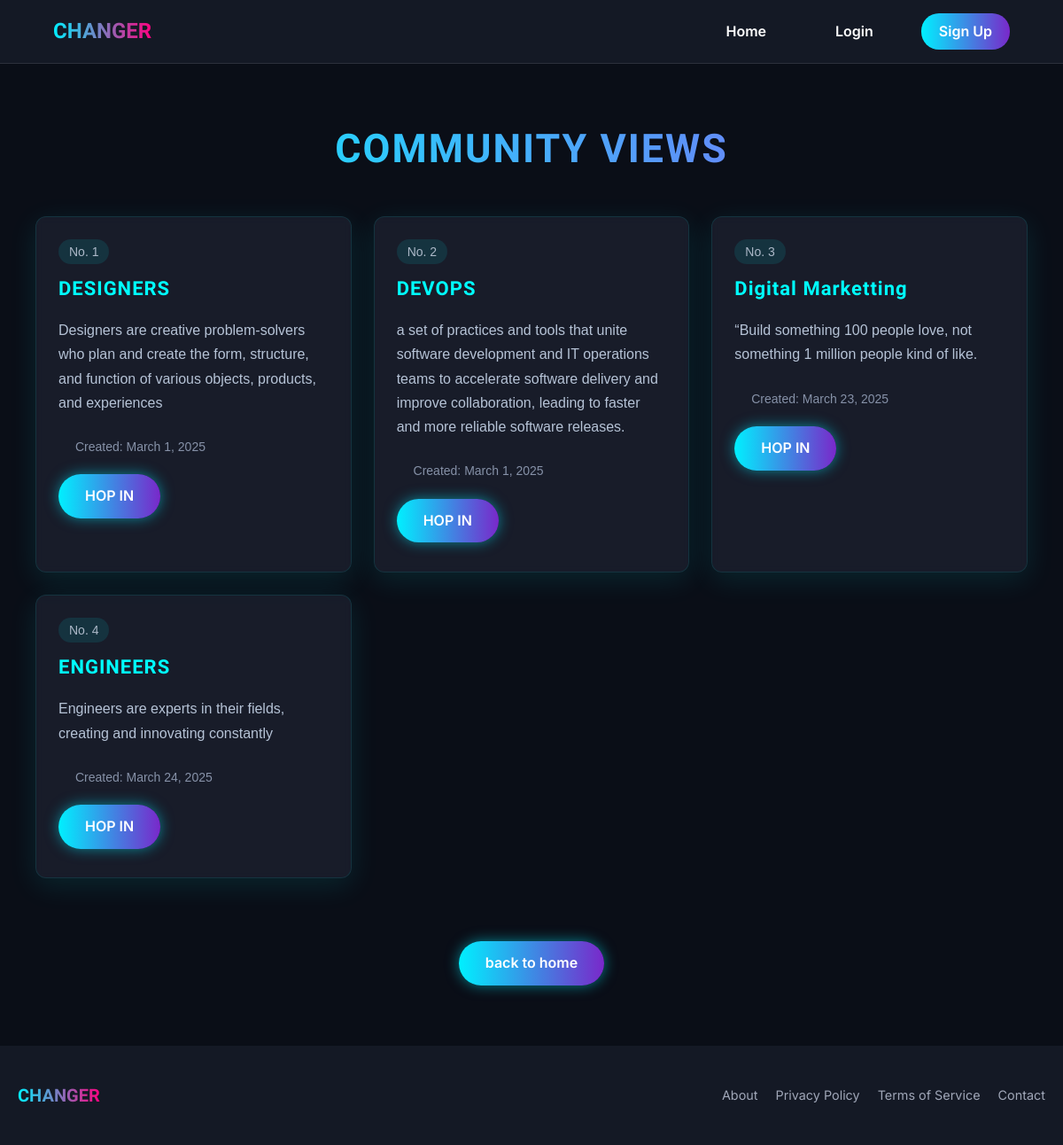
The app's page /User/communityView/ with its own data.
### Admin/models.py (models this page shows)
class tbl_community(models.Model):
    community_name=models.CharField(max_length=30)
    community_discription=models.CharField(max_length=30)
    community_Date=models.DateField(auto_now_add=True)
    community_status=models.IntegerField(default=0)

### User/views.py (the view)
# urls.py: path('communityView/',views.communityView,name='communityView'),
def communityView(request):
    data=tbl_community.objects.all()
    return render(request, 'User/communityView.html',{'data':data})

### User/Templates/User/communityView.html (shortened to what this page needs)
{% extends 'base.html' %}
{% load static %}
{% block content %}
<div class="container">
    <h1>Community Views</h1>
    <form method="POST">
        <div class="community-grid">
            {% for i in data %}
            <div class="community-card">
                <div class="card-number">No. {{ forloop.counter }}</div>
                <h2 class="card-title">{{ i.community_name }}</h2>
                <p class="card-description">{{ i.community_discription }}</p>
                <div class="card-date">Created: {{ i.community_Date }}</div>
                <a href="{% url 'User:communitychatpage' i.id %}" class="cta-button primary">HOP IN</a>
            </div>
            {% endfor %}
        </div>
    </form>
    <br>
    <br>
    <div style="text-align:center; margin-top: 20px;">
    <a href="{% url 'User:homepage' %}" class="cta-button primary" style="text-decoration: none; color: white; display: inline-block;">back to home</a>
</div>
</div>
{% endblock %}

### templates/base.html (style rules this page uses)
:root { --bg-primary: #0a0e17; --bg-secondary: #141925; --bg-tertiary: #1e2433; --text-primary: #ffffff; --text-secondary: #a0a7b8; --text-tertiary: #6b7280; --accent-primary: #00f0ff; --accent-secondary: #7928ca; --accent-tertiary: #ff0080; --glow-primary: rgba(0, 240, 255, 0.5); --glow-secondary: rgba(121, 40, 202, 0.5); --glow-tertiary: rgba(255, 0, 128, 0.5); --transition-speed: 0.3s; }
* { margin: 0; padding: 0; box-sizing: border-box; }
body { font-family: 'Inter', sans-serif; background-color: var(--bg-primary); color: var(--text-primary); line-height: 1.6; overflow-x: hidden; min-height: 100vh; display: flex; flex-direction: column; }
h1, h2, h3, h4, h5, h6 { font-family: 'Orbitron', sans-serif; font-weight: 600; letter-spacing: 0.5px; }
a { text-decoration: none; color: inherit; transition: all var(--transition-speed) ease; }

### User/Templates/User/communityView.html (style rules this page uses)
.container { max-width: 1200px; margin: 0 auto; padding: 60px 20px; }
h1 { text-align: center; margin-bottom: 40px; color: transparent; font-size: 2.8rem; font-weight: 700; background: linear-gradient(90deg, #0ff 0%, #8b5cf6 50%, #0ff 100%); background-size: 200% auto; background-clip: text; -webkit-background-clip: text; letter-spacing: 2px; text-transform: uppercase; animation: gradient 8s linear infinite; }
.community-grid { display: grid; grid-template-columns: repeat(auto-fill, minmax(340px, 1fr)); gap: 25px; }
.community-card { background: rgba(30, 35, 50, 0.7); border-radius: 12px; box-shadow: 0 8px 32px rgba(0, 255, 255, 0.1); overflow: hidden; transition: all 0.4s ease; padding: 25px; border: 1px solid rgba(0, 255, 255, 0.1); position: relative; backdrop-filter: blur(4px); }
.card-number { font-size: 14px; color: #adb9c9; margin-bottom: 10px; font-weight: 500; display: inline-block; padding: 3px 12px; background-color: rgba(0, 255, 255, 0.1); border-radius: 20px; font-family: 'Rajdhani', sans-serif; }
.card-title { font-size: 22px; margin: 0 0 16px 0; color: #00ffff; font-weight: 600; letter-spacing: 1px; transition: color 0.3s ease; font-family: 'Orbitron', sans-serif; }
.card-description { font-size: 16px; color: #b6c3d6; margin: 0 0 25px 0; line-height: 1.7; font-weight: 400; font-family: 'Rajdhani', sans-serif; }
.card-date { font-size: 14px; color: #8792a8; display: flex; align-items: center; font-weight: 500; font-family: 'Rajdhani', sans-serif; margin-bottom: 20px; }
.card-date::before { content: '\f017'; font-family: 'Font Awesome 6 Free'; margin-right: 8px; font-weight: 400; color: #00ffff; }
.cta-button { padding: 12px 30px; border-radius: 30px; font-weight: 600; font-size: 1rem; cursor: pointer; transition: all var(--transition-speed) ease; border: none; outline: none; position: relative; overflow: hidden; text-decoration: none; display: inline-block; }
.cta-button::before { content: ''; position: absolute; top: 0; left: -100%; width: 100%; height: 100%; background: linear-gradient(90deg, transparent, rgba(255, 255, 255, 0.2), transparent); transition: all 0.6s ease; }
.cta-button.primary { background: linear-gradient(to right, var(--accent-primary), var(--accent-secondary)); color: var(--text-primary); box-shadow: 0 0 15px var(--glow-primary); }

### records on screen
tbl_community: community_name "DESIGNERS", community_discription "Designers are creative problem-solvers who plan and create the form, structure, and function of various objects, products, and experiences", community_Date "March 1, 2025"
tbl_community: community_name "DEVOPS", community_discription "a set of practices and tools that unite software development and IT operations teams to accelerate software delivery and improve collaboration, leading to faster and more reliable software releases.", community_Date "March 1, 2025"
tbl_community: community_name "Digital Marketting", community_discription "“Build something 100 people love, not something 1 million people kind of like.", community_Date "March 23, 2025"
tbl_community: community_name "ENGINEERS", community_discription "Engineers are experts in their fields, creating and innovating constantly", community_Date "March 24, 2025"
